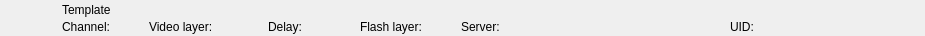
<?xml version="1.0" encoding="UTF-8"?>
<ui version="4.0">
 <class>RundownTemplateWidget</class>
 <widget class="QWidget" name="RundownTemplateWidget">
  <property name="geometry">
   <rect>
    <x>0</x>
    <y>0</y>
    <width>925</width>
    <height>36</height>
   </rect>
  </property>
  <layout class="QHBoxLayout" name="horizontalLayout">
   <property name="spacing">
    <number>0</number>
   </property>
   <property name="margin">
    <number>0</number>
   </property>
   <item>
    <widget class="QFrame" name="frameItem">
     <property name="sizePolicy">
      <sizepolicy hsizetype="Preferred" vsizetype="Fixed">
       <horstretch>0</horstretch>
       <verstretch>0</verstretch>
      </sizepolicy>
     </property>
     <property name="minimumSize">
      <size>
       <width>0</width>
       <height>36</height>
      </size>
     </property>
     <widget class="QLabel" name="labelIcon">
      <property name="geometry">
       <rect>
        <x>22</x>
        <y>2</y>
        <width>32</width>
        <height>32</height>
       </rect>
      </property>
      <property name="text">
       <string/>
      </property>
      <property name="pixmap">
       <pixmap resource="../Widgets.qrc">:/Graphics/Images/Template.png</pixmap>
      </property>
      <property name="scaledContents">
       <bool>true</bool>
      </property>
     </widget>
     <widget class="QLabel" name="labelVideolayer">
      <property name="geometry">
       <rect>
        <x>149</x>
        <y>19</y>
        <width>110</width>
        <height>16</height>
       </rect>
      </property>
      <property name="text">
       <string>Video layer:</string>
      </property>
     </widget>
     <widget class="QLabel" name="labelLabel">
      <property name="geometry">
       <rect>
        <x>62</x>
        <y>2</y>
        <width>601</width>
        <height>16</height>
       </rect>
      </property>
      <property name="text">
       <string>Template</string>
      </property>
     </widget>
     <widget class="QLabel" name="labelChannel">
      <property name="geometry">
       <rect>
        <x>62</x>
        <y>19</y>
        <width>78</width>
        <height>16</height>
       </rect>
      </property>
      <property name="text">
       <string>Channel:</string>
      </property>
     </widget>
     <widget class="QLabel" name="labelColor">
      <property name="geometry">
       <rect>
        <x>0</x>
        <y>0</y>
        <width>18</width>
        <height>36</height>
       </rect>
      </property>
      <property name="text">
       <string/>
      </property>
     </widget>
     <widget class="QLabel" name="labelGroupColor">
      <property name="geometry">
       <rect>
        <x>0</x>
        <y>0</y>
        <width>6</width>
        <height>36</height>
       </rect>
      </property>
      <property name="text">
       <string/>
      </property>
     </widget>
     <widget class="QLabel" name="labelDelay">
      <property name="geometry">
       <rect>
        <x>268</x>
        <y>19</y>
        <width>83</width>
        <height>16</height>
       </rect>
      </property>
      <property name="text">
       <string>Delay:</string>
      </property>
     </widget>
     <widget class="QLabel" name="labelDevice">
      <property name="geometry">
       <rect>
        <x>461</x>
        <y>19</y>
        <width>260</width>
        <height>16</height>
       </rect>
      </property>
      <property name="text">
       <string>Server:</string>
      </property>
     </widget>
     <widget class="QLabel" name="labelFlashlayer">
      <property name="geometry">
       <rect>
        <x>360</x>
        <y>19</y>
        <width>92</width>
        <height>16</height>
       </rect>
      </property>
      <property name="text">
       <string>Flash layer:</string>
      </property>
     </widget>
     <widget class="QLabel" name="labelRemoteTriggerId">
      <property name="geometry">
       <rect>
        <x>730</x>
        <y>19</y>
        <width>111</width>
        <height>16</height>
       </rect>
      </property>
      <property name="text">
       <string>UID:</string>
      </property>
     </widget>
    </widget>
   </item>
   <item>
    <widget class="QFrame" name="frameStatus">
     <property name="minimumSize">
      <size>
       <width>77</width>
       <height>0</height>
      </size>
     </property>
     <property name="maximumSize">
      <size>
       <width>77</width>
       <height>16777215</height>
      </size>
     </property>
     <widget class="QLabel" name="labelGpiConnected">
      <property name="geometry">
       <rect>
        <x>1</x>
        <y>2</y>
        <width>32</width>
        <height>32</height>
       </rect>
      </property>
      <property name="minimumSize">
       <size>
        <width>32</width>
        <height>32</height>
       </size>
      </property>
      <property name="maximumSize">
       <size>
        <width>32</width>
        <height>32</height>
       </size>
      </property>
      <property name="lineWidth">
       <number>0</number>
      </property>
      <property name="text">
       <string/>
      </property>
      <property name="pixmap">
       <pixmap resource="../Widgets.qrc">:/Graphics/Images/GpiConnected.png</pixmap>
      </property>
      <property name="scaledContents">
       <bool>true</bool>
      </property>
     </widget>
     <widget class="QLabel" name="labelDisconnected">
      <property name="geometry">
       <rect>
        <x>33</x>
        <y>2</y>
        <width>32</width>
        <height>32</height>
       </rect>
      </property>
      <property name="minimumSize">
       <size>
        <width>32</width>
        <height>32</height>
       </size>
      </property>
      <property name="maximumSize">
       <size>
        <width>32</width>
        <height>32</height>
       </size>
      </property>
      <property name="text">
       <string/>
      </property>
      <property name="pixmap">
       <pixmap resource="../Widgets.qrc">:/Graphics/Images/Disconnected.png</pixmap>
      </property>
      <property name="scaledContents">
       <bool>true</bool>
      </property>
     </widget>
     <widget class="QLabel" name="labelActiveColor">
      <property name="geometry">
       <rect>
        <x>69</x>
        <y>0</y>
        <width>8</width>
        <height>36</height>
       </rect>
      </property>
      <property name="minimumSize">
       <size>
        <width>8</width>
        <height>36</height>
       </size>
      </property>
      <property name="maximumSize">
       <size>
        <width>8</width>
        <height>36</height>
       </size>
      </property>
      <property name="text">
       <string/>
      </property>
     </widget>
    </widget>
   </item>
  </layout>
 </widget>
 <resources>
  <include location="../Widgets.qrc"/>
 </resources>
 <connections/>
 <slots>
  <slot>addToCombo()</slot>
  <slot>showAddTemplateDataDialog(QString)</slot>
 </slots>
</ui>
